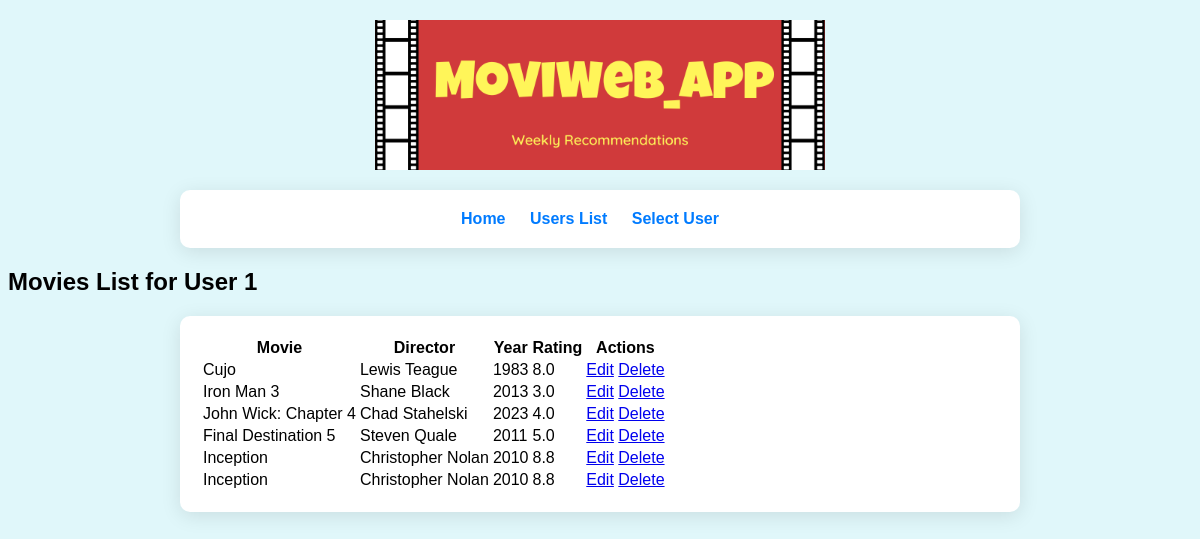
/user/1/movies, run on the app's committed database.
### modelsDB.py (models this page shows)
class Movie(db.Model):
    id = db.Column(db.Integer, primary_key=True)
    name = db.Column(db.String(100), nullable=False)
    director = db.Column(db.String(100), nullable=False)
    year = db.Column(db.Integer, nullable=False)
    rating = db.Column(db.Float, nullable=False)
    user_id = db.Column(db.Integer, db.ForeignKey('user.id'), nullable=False)

### app.py (the view)
    @app.route('/user/<int:user_id>/movies')
    def user_movies(user_id):
        movies = data_manager.get_user_movies(user_id)
        return render_template('movies.html', movies=movies, user_id=user_id)

### datamanager/sqlite_data_manager.py (called while the page is built)
    def get_user_movies(self, user_id):
        with current_app.app_context():
            user = User.query.get(user_id)
            return user.movies if user else []

### templates/movies.html (shortened to what this page needs)
<!DOCTYPE html>
<html lang="en">
<head>
    <link rel="stylesheet" href="{{ url_for('static', filename='styles.css') }}">
</head>
<body>
<header>
    <img src="{{ url_for('static', filename='header_logo.png') }}" alt="Header Logo" class="header-logo">
</header>
    <div class="nav-container">
            <nav>
                <ul class="nav-list">
                    <li><a href="{{ url_for('home') }}">Home</a></li>
                    <li><a href="{{ url_for('list_users') }}">Users List</a></li>
                    <li><a href="{{ url_for('select_user') }}">Select User</a></li>
                </ul>
            </nav>
        </div>
    <h2>Movies List for User {{ user_id }}</h2>
<div class="nav-container">
    <table class="user-table">
        <thead>
            <tr>
                <th>Movie</th>
                <th>Director</th>
                <th>Year</th>
                <th>Rating</th>
                <th>Actions</th>
            </tr>
        </thead>
        <tbody>
            {% for movie in movies %}
                <tr>
                    <td>{{ movie.name }}</td>
                    <td>{{ movie.director }}</td>
                    <td>{{ movie.year }}</td>
                    <td>{{ movie.rating }}</td>
                    <td>
                        <a href="{{ url_for('update_movie', user_id=user_id, movie_id=movie.id) }}">Edit</a>
                        <a href="{{ url_for('delete_movie', user_id=user_id, movie_id=movie.id) }}">Delete</a>
                    </td>
                </tr>
            {% endfor %}
        </tbody>
    </table>
</div>
</body>
</html>

### static/styles.css (style rules this page uses)
body { font-family: Arial, sans-serif; background-color: #e0f7fa; }
header { text-align: center; margin: 20px 0; }
.header-logo { max-width: 450px; height: auto; display: block; margin: 0 auto; }
.nav-container { background-color: #fff; padding: 20px; border-radius: 10px; box-shadow: 0 4px 20px rgba(0, 0, 0, 0.1); max-width: 800px; margin: 0 auto; transition: transform 0.3s; }
.nav-list { list-style-type: none; padding: 0; margin: 0; text-align: center; }
.nav-list li { display: inline; margin-right: 20px; }
.nav-list li a { text-decoration: none; color: #007BFF; font-weight: bold; }

### data on the page
Movie: name "Cujo", director "Lewis Teague", year "1983", rating "8.0"
Movie: name "Iron Man 3", director "Shane Black", year "2013", rating "3.0"
Movie: name "John Wick: Chapter 4", director "Chad Stahelski", year "2023", rating "4.0"
Movie: name "Final Destination 5", director "Steven Quale", year "2011", rating "5.0"
Movie: name "Inception", director "Christopher Nolan", year "2010", rating "8.8"
Movie: name "Inception", director "Christopher Nolan", year "2010", rating "8.8"

### other printed values
{{ user_id }} "1"
